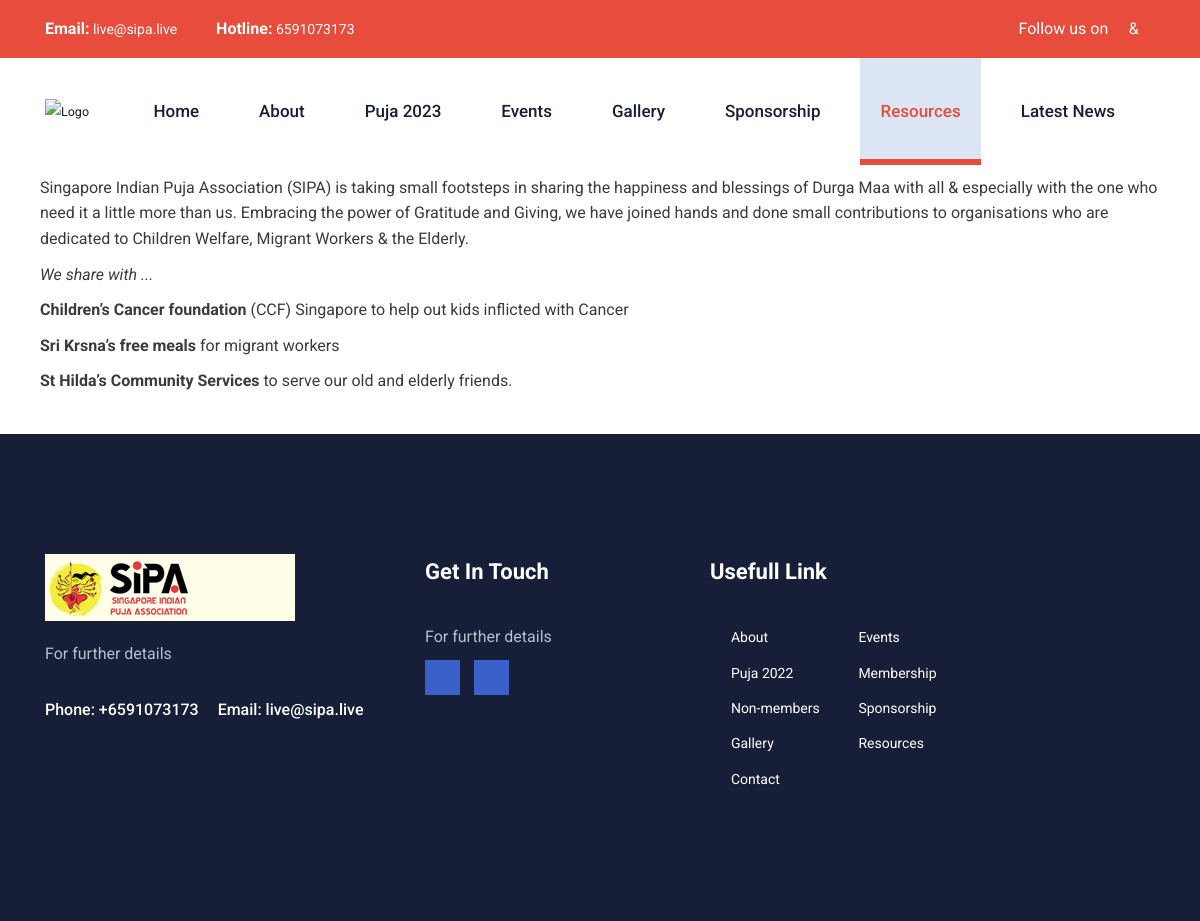
Page /resources/ on the committed database.
### contact/models.py (models this page shows)
class Contact(models.Model):
    class Meta:
        verbose_name_plural = "Contact"
    address = models.CharField(max_length=500)
    email = models.CharField(max_length=100)
    phone = models.IntegerField()
    created_on= models.DateField(auto_now_add=True)

### resources/models.py (models this page shows)
class Resources(models.Model):
    class Meta:
        verbose_name_plural = "Resources"
    title = models.CharField(max_length=500)
    description = RichTextField()
    created_on = models.DateField(auto_now_add=True)

### home/models.py (models this page shows)
class Footer(models.Model):
    class Meta:
        verbose_name_plural = "Footer Content"
    logo = models.ImageField(upload_to='footer')
    short_description=models.CharField(max_length=100)
    phone = models.IntegerField()
    email = models.EmailField()

### resources/views.py (the view)
# urls.py: path('/',view=getResourcesPage,name='resources'),
def getResourcesPage(request):
      footer_content = Footer.objects.first()
      contact = Contact.objects.latest('created_on')
      resources = Resources.objects.first()
      return render(request,'resources.html',{'footer':footer_content,'resource':resources,'contact':contact,})

### templates/resources.html (shortened to what this page needs)
{%load static%}
{%include './home/preloader.html'%}
  <body>
  {%include './home/header.html'%}
  <div class="container" id="parent_container" style="padding:10px;padding-bottom:30px;">
    {{resource.description|safe}}
  </div>
  {%include './home/footer.html' %}
  </body>
</html>

### templates/home/header.html (shortened to what this page needs)
{%load static%}
<header id="header-area">
  <div class="preheader-area" style="background-color:#e74c3c;">
    <div class="container">
      <div class="row">
        <div class="col-lg-6 col-sm-7 col-7">
          <div class="preheader-left" >
            <a href="mailto:sipa@gmail.com"
              ><strong>Email:</strong> {{contact.email}}</a
            >
            <a href="mailto:sipa@construc.com"
              ><strong>Hotline:</strong> {{contact.phone}}</a
            >
          </div>
        </div>
        <div class="col-lg-6 col-sm-5 col-5 text-right" style="text-align:center;">
          <div class="preheader-right text-right" style="margin-top:3%;">
            Follow us on      <a href="https://www.facebook.com/Sipaisgreat"><i class="fa fa-facebook" style="color:white"></i>
              </a>  &
            <a href="https://www.youtube.com/channel/UCXb5lH7fL-z982-dOPKr35A"
                  ><i class="fa fa-youtube" style="color:white"></i></a>
          </div>
      </div>
      </div>
    </div>
  </div>
  <div class="header-bottom-area" id="fixheader">
    <div class="container">
      <div class="row">
        <div class="col-lg-12">
          <nav class="main-menu navbar navbar-expand-lg navbar-light">
            <a class="navbar-brand" href="{%url "home:home"%}">
              <img
                src="{%static 'assets/img/sipa-logo.png' %}"
                alt="Logo"
                style="height: 6rem; width: 4rem"
              />
            </a>
            <div class="collapse navbar-collapse" id="menucontent">
              <ul class="navbar-nav ml-auto">
                <li class="nav-item {% if request.resolver_match.url_name == 'home' %}active{% endif %}">
                  <a class="nav-link" href="{%url "home:home"%}">Home</a>
                </li>
                <li class="nav-item {% if request.resolver_match.url_name == 'about' %}active{% endif %}">
                  <a class="nav-link" href="{%url "about:about"%}">About</a>
                </li>
                <li class="nav-item {% if request.resolver_match.url_name == 'puja2022' %}active{% endif %}">
                  <a class="nav-link" href="{%url "puja2022:puja2022"%}">Puja 2023</a>
                </li>
                <li class="nav-item {% if request.resolver_match.url_name == 'events' %}active{% endif %}">
                  <a class="nav-link" href="{%url "events:events"%}">Events</a>
                </li>
                <li class="nav-item {% if request.resolver_match.url_name == 'gallery' %}active{% endif %}">
                  <a class="nav-link" href="{%url "gallery:gallery"%}">Gallery</a>
                </li>
                <li class="nav-item {% if request.resolver_match.url_name == 'sponsorship' %}active{% endif %}">
                  <a class="nav-link" href="{%url "sponsorship:sponsorship"%}">Sponsorship</a>
                </li>
                <li class="nav-item {% if request.resolver_match.url_name == 'resources' %}active{% endif %}">
                  <a class="nav-link" href="{%url "resources:resources"%}">Resources</a>
                </li>
                <li class="nav-item {% if request.resolver_match.url_name == 'latest-news' %}active{% endif %}">
                  <a class="nav-link" href="{%url "home:latest-news"%}">Latest News</a>
                </li>
              </ul>
            </div>
          </nav>
        </div>
      </div>
    </div>
  </div>
</header>

### templates/home/footer.html (shortened to what this page needs)
{%load static%}
<footer id="footer-area">
  <div class="footer-widget section-padding">
    <div class="container">
      <div class="row">
        <div class="col-lg-4 col-sm-6">
          <div class="single-widget-wrap">
            <div class="widgei-body">
              <div class="footer-about">
                <img
                  src="{%get_media_prefix%}{{footer.logo}}"
                  alt="Logo"
                  class="img-fluid"
                />
                <p>
                 {{footer.short_description}}
                </p>
                <a href="#">Phone: +{{footer.phone}}</a>
                <a href="#">Email: {{footer.email}}</a>
              </div>
            </div>
          </div>
        </div>
        <div class="col-lg-3 col-sm-6">
          <div class="single-widget-wrap">
            <h4 class="widget-title">Get In Touch</h4>
            <div class="widgei-body">
              <p>
                {{footer.short_description}}
              </p>
              <div class="footer-social-icons">
                <a href="https://www.facebook.com/Sipaisgreat" target="_blank"><i class="fa fa-facebook"></i></a>
                <a href="https://www.youtube.com/channel/UCXb5lH7fL-z982-dOPKr35A" target="_blank"><i class="fa fa-youtube"></i></a>
              </div>
            </div>
          </div>
        </div>
        <div class="col-lg-3 col-sm-6">
          <div class="single-widget-wrap">
            <h4 class="widget-title">Usefull Link</h4>
            <div class="widgei-body">
              <ul class="double-list footer-list clearfix">
                <li><a href="#">About</a></li>
                <li><a href="#">Events</a></li>
                <li><a href="#">Puja 2022</a></li>
                <li><a href="#">Membership</a></li>
                <li><a href="#">Non-members</a></li>
                <li><a href="#">Sponsorship</a></li>
                <li><a href="#">Gallery</a></li>
                <li><a href="#">Resources</a></li>
                <li><a href="#">Contact</a></li>
              </ul>
            </div>
          </div>
        </div>
      </div>
    </div>
  </div>
</footer>

### rows in the picture
Contact: email "live@sipa.live", phone "6591073173"
Resources: description "Singapore Indian Puja Association (SIPA) is taking small footsteps in sharing the happiness and blessings of Durga Maa with all & especially with the one who need it a little more than us. Embracing the power of Gratitude and Giving, we have joined hands and done small contributions to organisations who are dedicated to Children Welfare, Migrant Workers & the Elderly. We share with ... Children’s Cancer foundation (CCF) Singapore to help out kids inflicted with Cancer Sri Krsna’s free meals for migrant workers St Hilda’s Community Services to serve our old and elderly friends."
Footer: logo (picture), short_description "For further details", phone "6591073173", email "live@sipa.live"
